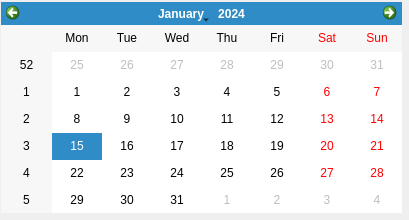
<?xml version="1.0" encoding="UTF-8"?>
<ui version="4.0">
 <class>dlgCalendar</class>
 <widget class="QDialog" name="dlgCalendar">
  <property name="geometry">
   <rect>
    <x>0</x>
    <y>0</y>
    <width>409</width>
    <height>220</height>
   </rect>
  </property>
  <property name="windowTitle">
   <string>Fecha Alta</string>
  </property>
  <property name="modal">
   <bool>true</bool>
  </property>
  <widget class="QCalendarWidget" name="Calendar">
   <property name="geometry">
    <rect>
     <x>1</x>
     <y>2</y>
     <width>401</width>
     <height>211</height>
    </rect>
   </property>
  </widget>
 </widget>
 <resources/>
 <connections/>
</ui>
